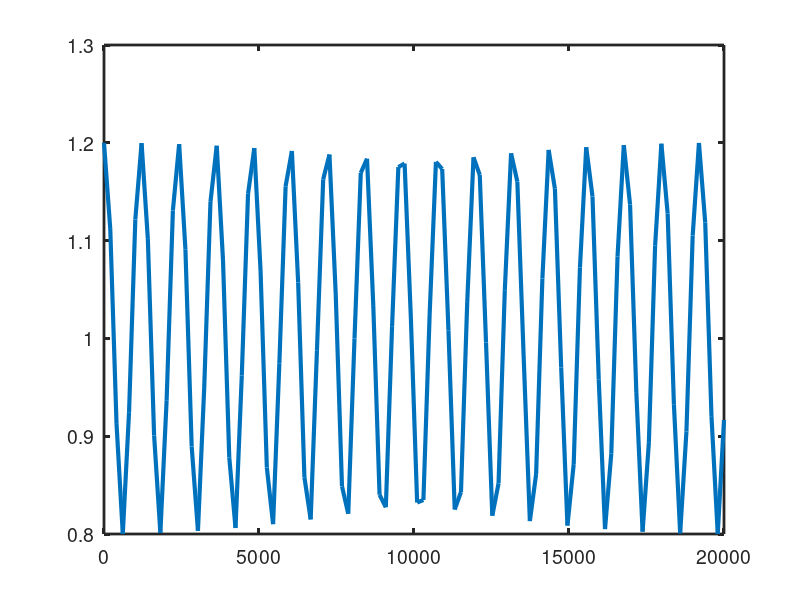

Write the MATLAB code that produced this figure.
%%%%%%%%%%%%%%%%%%%%%%%%%%%%%%%%%%%%%%%%%%%%%%%%%%%%%%%%%%%%%%%%%%%%%%% 0 - Boas práticasclear all;clc;close all;pkg load control;%%%%%%%%%%%%%%%%%%%%%%%%%%%%%%%%%%%%%%%%%%%%%%%%%%%%%%%%%%%%%%%%%%%%%%%%   1 -  equação do ganho do percursoalpha   = 0.2;          % atenuação do percursof       = 2.45e9;     % frequência do sinal em GHzw       = 2*pi*f;     % frequ6encia angular do sinalvp      = 3e8;        % velocidade de propagação em espaço livre (luz) - m/s%%% Variação de percursoNp      = 100;                                 % número de pontosdelta_x = linspace(0,20000, Np);  delta_t = delta_x/vp;                           % variação de tempo%%% wdelta_twdelta_t = w*delta_t;                           % argumento da função    Ganho_p = sqrt((1 + alpha*cos(wdelta_t)).^2 + (alpha*sin(wdelta_t)).^2);%%% Visualizarplot(delta_x, Ganho_p)set(findall(gcf,'Type','line'),'LineWidth',3);set(gca,'FontSize',14,'LineWidth',2);